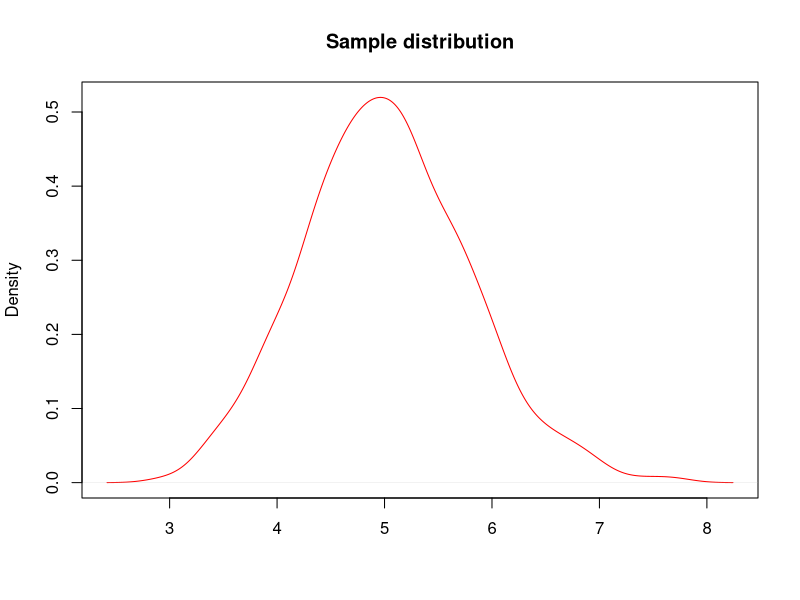
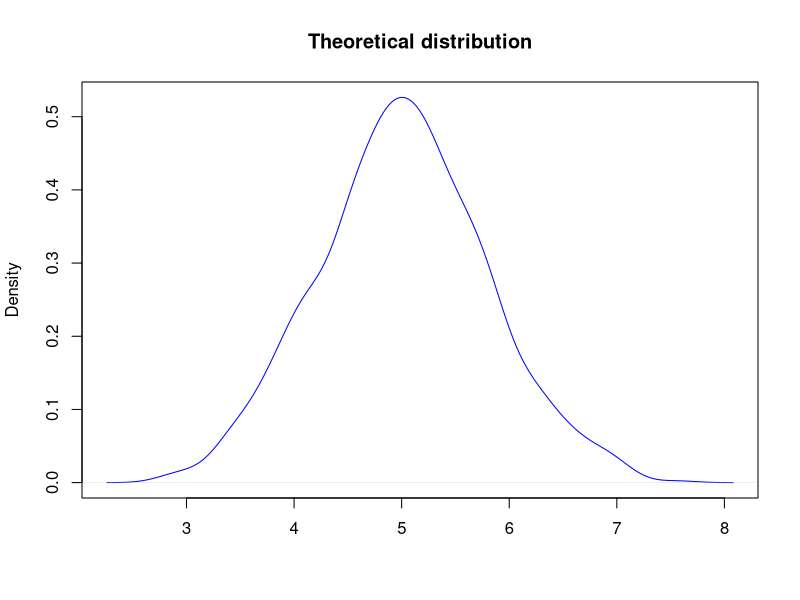
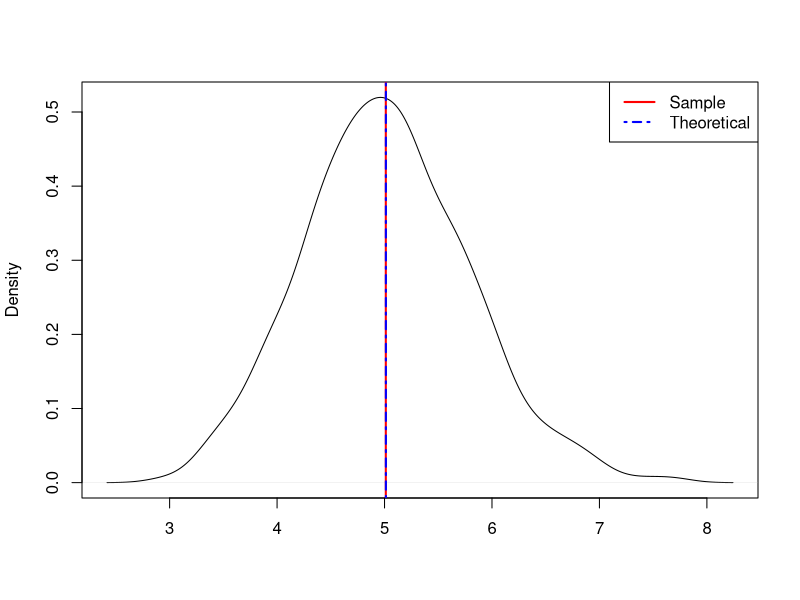
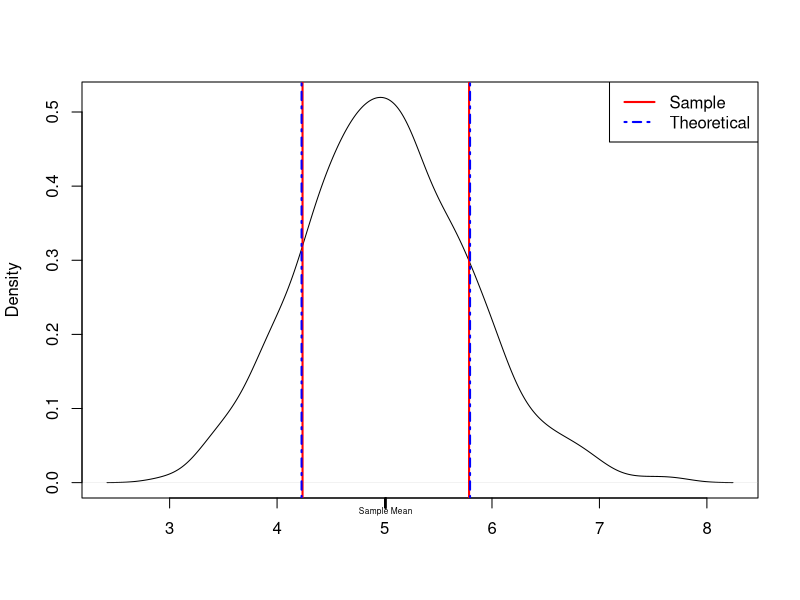
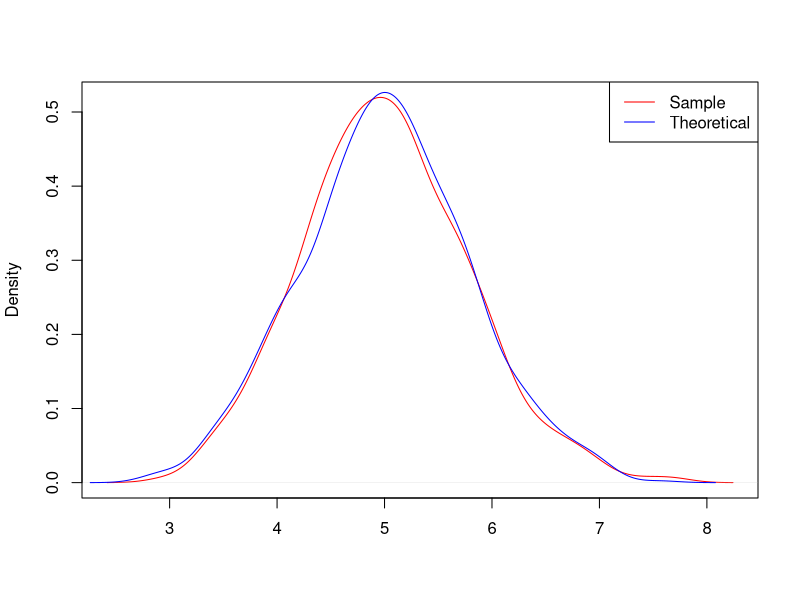

Here is the R script that generated these plots, in order:
## ---- chunk 1
set.seed(123)
sample_mns <- NULL
for (i in 1:1000) sample_mns <- c(sample_mns, mean(rexp(40, 0.2)))
plot(density(sample_mns), col = "red", xlab = "", main = "Sample distribution")
## ---- chunk 2
set.seed(123)
lambda <- 0.2
theo_mns <- rnorm(n = 1000, mean = 1/lambda, sd = (1/lambda)/sqrt(40))
plot(density(theo_mns), col = "blue", xlab = "", main = "Theoretical distribution")
## ---- chunk 3
set.seed(123)

plot(density(sample_mns), xlab = "", main = "")
abline(v = mean(sample_mns), col = "red", lwd = 2)
abline(v = mean(theo_mns), col = "blue", lty = "dotdash", lwd = 2)
legend(x = "topright", c("Sample", "Theoretical"), lty = c(1,4), lwd = c(2,2), col = c("red", "blue"))
## ---- chunk 4
set.seed(123)
plot(density(sample_mns), xlab = "", main = "")
axis(side = 1, at = mean(sample_mns), tick = TRUE, lwd.ticks = 2, labels = "")
mtext(text = "Sample Mean", side = 1, at = mean(sample_mns), cex = .5)
abline(v = mean(sample_mns) + c(1,-1)*sd(sample_mns) , col = "red", lwd = 2)
abline(v = mean(sample_mns) + c(1,-1)*sd(theo_mns), col = "blue", lwd = 2, lty = "dotdash")
legend(x = "topright", c("Sample", "Theoretical"), lty = c(1,4), lwd = c(2,2), col = c("red", "blue"))
## ---- chunk 5
set.seed(123)
plot(density(sample_mns), col = "red", xlab = "", main = "")
lines(density(theo_mns), col = "blue")
legend(x = "topright", c("Sample", "Theoretical"), lty = c(1,1), lwd = c(1,1), col = c("red", "blue"))
